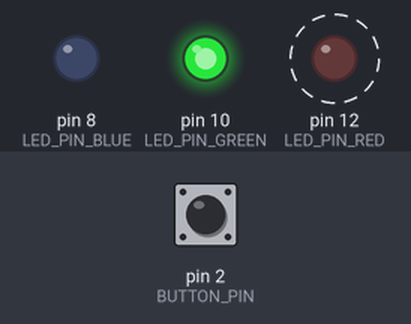
Simulated run of this sketch. Board: Arduino Uno, built with avr-gcc and run on an emulated ATmega328P. On the bench: output pins drawn as LEDs (lit = HIGH). Dashed ring = blinking. The test bench sets the inputs (shaded band); at power-on: pin 2 (BUTTON_PIN) LOW.

Above: at 1.2 s.
1.3 s: pin 2 (BUTTON_PIN) pulled HIGH for 0.15 s
At 1.37 s:
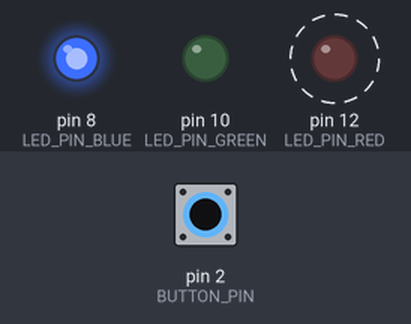
4.3 s: pin 2 (BUTTON_PIN) pulled HIGH for 1 s
At 5.75 s:
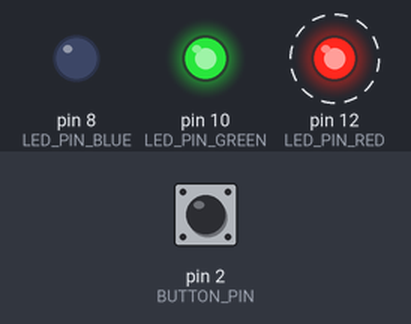
7.3 s: pin 2 (BUTTON_PIN) pulled HIGH for 3.2 s
At 7.75 s:
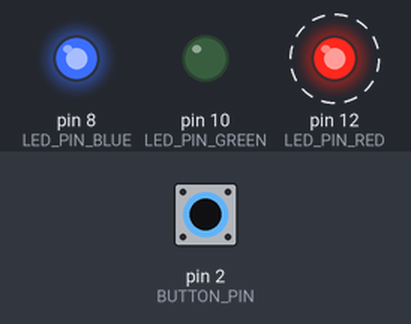
Timing chart, 0 to 18.0 s (numbered marks = the images above; inputs shaded):
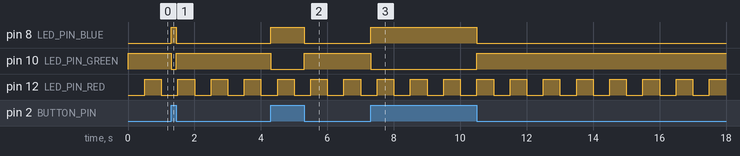

The sketch:

sketch_debounce.ino
```cpp
#define LED_PIN_RED 12
#define LED_PIN_GREEN 10
#define LED_PIN_BLUE 8

#define POTENTIOMETER_PIN A2

#define BUTTON_PIN 2

unsigned long LED_RED_DELAY = 500;

unsigned long MONO_TIME_RED = millis();

bool RED_STATE = LOW;
bool GREEN_STATE = LOW;
bool BLUE_STATE = LOW;


void setup() {
  pinMode(LED_PIN_RED, OUTPUT);
  pinMode(LED_PIN_GREEN, OUTPUT);
  pinMode(LED_PIN_BLUE, OUTPUT);
}


void loop() {

  unsigned long timeNow = millis();

  //red will blink with 500 ms delay
  if (timeNow - MONO_TIME_RED > LED_RED_DELAY) {
    if (RED_STATE == HIGH) {
      RED_STATE = LOW;
    } else {
      RED_STATE = HIGH;
    }
    digitalWrite(LED_PIN_RED, RED_STATE);
    MONO_TIME_RED += LED_RED_DELAY;
  }

  if (digitalRead(BUTTON_PIN) == HIGH) {
    digitalWrite(LED_PIN_GREEN, LOW);
    digitalWrite(LED_PIN_BLUE, HIGH);
  } else {
    digitalWrite(LED_PIN_GREEN, HIGH);
    digitalWrite(LED_PIN_BLUE, LOW);
  }
}
```

Measured:
- after the input at 1.3 s, pin 8 (LED_PIN_BLUE): LOW → HIGH at once, → LOW 0.15 s later; pin 10 (LED_PIN_GREEN): HIGH → LOW at once, → HIGH 0.15 s later
- after the input at 4.3 s, pin 8 (LED_PIN_BLUE): LOW → HIGH at once, → LOW 1.0 s later; pin 10 (LED_PIN_GREEN): HIGH → LOW at once, → HIGH 1.0 s later
- after the input at 7.3 s, pin 8 (LED_PIN_BLUE): LOW → HIGH at once, → LOW 3.2 s later; pin 10 (LED_PIN_GREEN): HIGH → LOW at once, → HIGH 3.2 s later
- by itself, pin 12 (LED_PIN_RED): alternates HIGH for 0.50 s and LOW for 0.50 s
